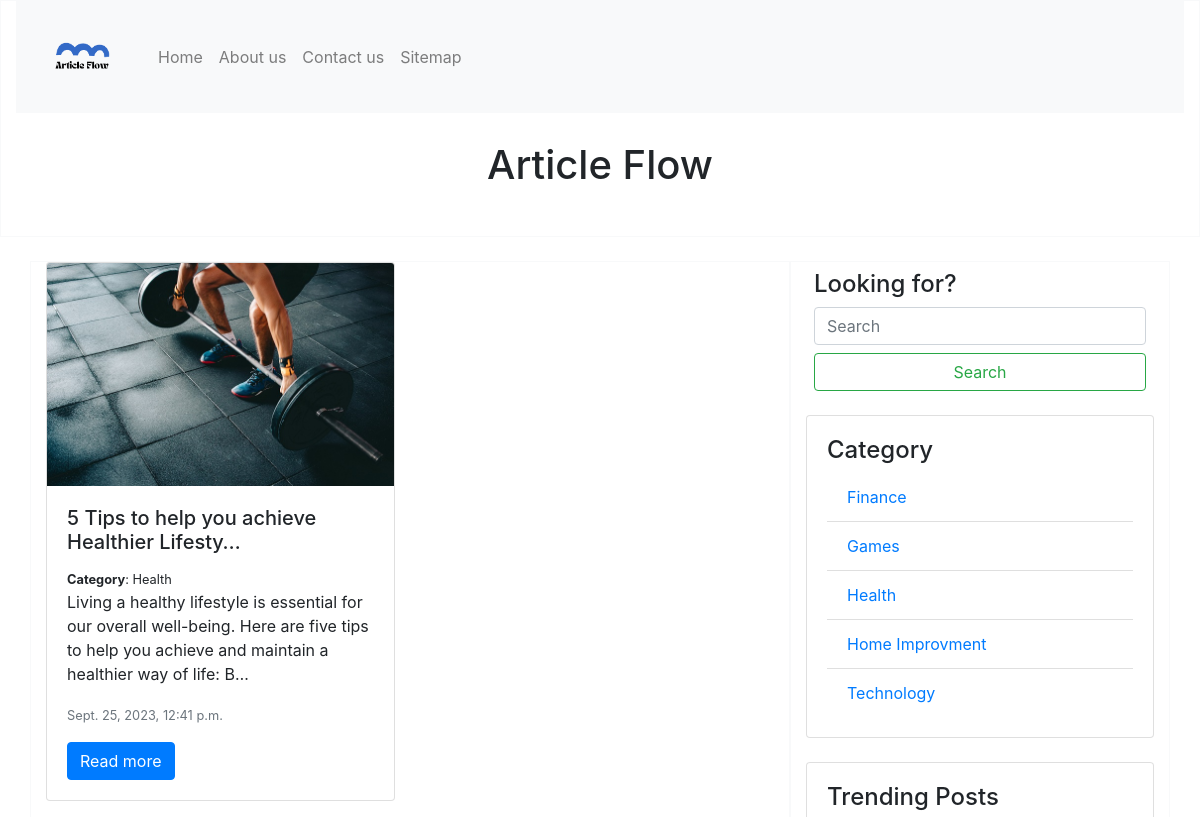
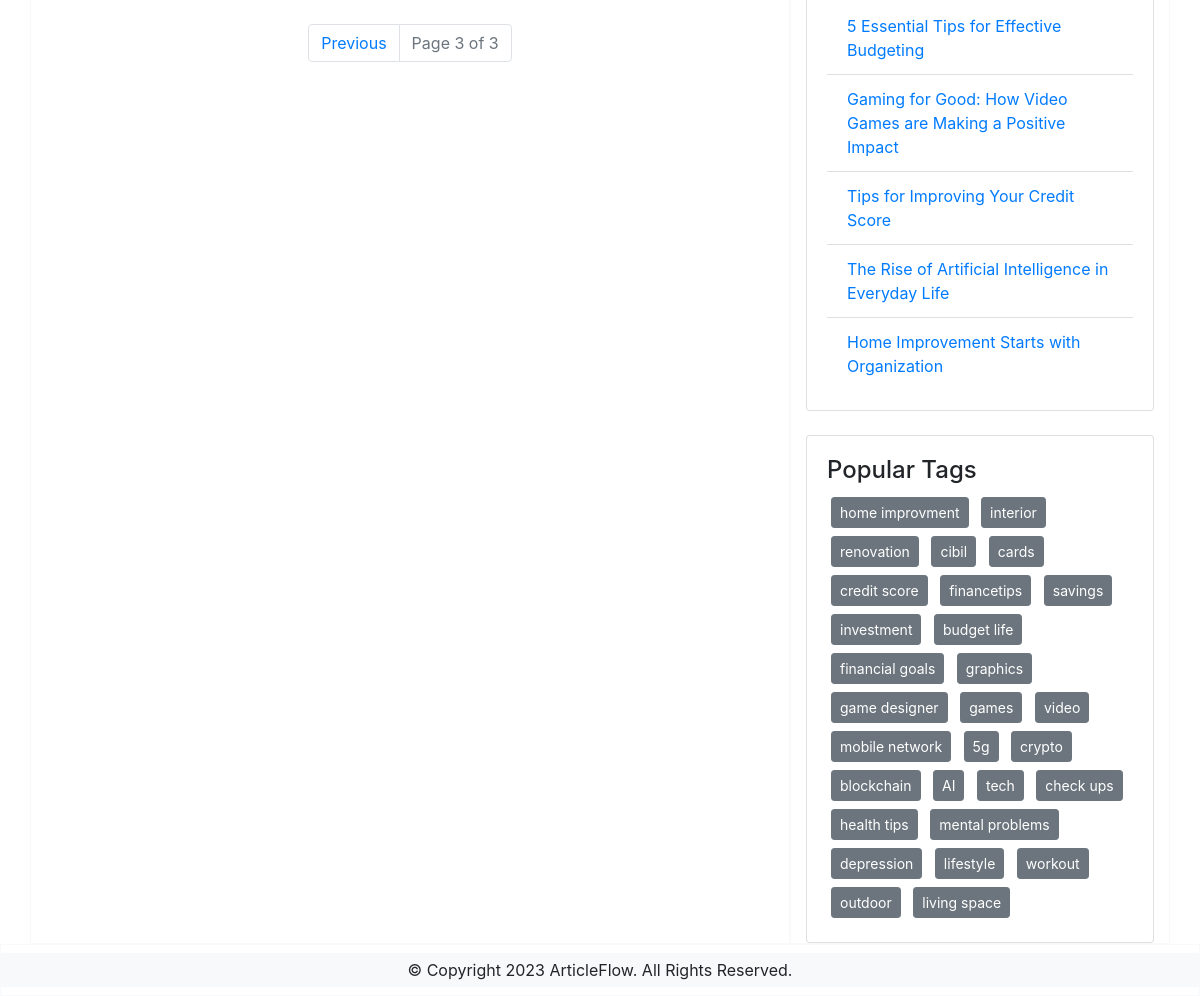
/?page=3, run on the app's committed database (2 pictures, top to bottom).
### blogapp/models.py (models this page shows, shortened)
class Post(models.Model):
    option = (
        ('draft', 'Draft'),
        ('published', 'Published'),
    )
    title = models.CharField(max_length=250)
    slug = slug = AutoSlugField(
        populate_from='title', unique=True, null=True, default=None)
    content = models.TextField()
    images = models.ImageField(upload_to='images')
    category = models.ForeignKey(Category, on_delete=models.CASCADE)
    created_at = models.DateTimeField(auto_now_add=True)
    updated_at = models.DateTimeField(auto_now=True)
    pub_status = models.CharField(
        max_length=10, choices=option, default='draft')
    author = models.ForeignKey(User, on_delete=models.PROTECT)
    tags = TaggableManager()
    class Meta:
        ordering = ['-created_at']

class Category(models.Model):
    title = models.CharField(max_length=250)
    slug = slug = AutoSlugField(
        populate_from='title', unique=True, null=True, default=None)
    def __str__(self):
        return self.title
    class Meta:
        ordering = ['title']
        verbose_name_plural = 'Categories'

### blogapp/views.py (the view)
# urls.py: path('', views.home_page, name='home'),
def home_page(request):
    all_posts = Post.objects.all()
    all_cat = Category.objects.all()
    all_tags = Tag.objects.all()
    trending_posts = Post.objects.all().order_by('?')[0:5]
    paginator = Paginator(all_posts, 6)
    page_number = request.GET.get('page')
    page_obj = paginator.get_page(page_number)
    context = {
        'all_posts': page_obj,
        'all_cats': all_cat,
        'all_tags': all_tags,
        'pagination': page_obj,
        'trending_posts': trending_posts,
    }
    return render(request, 'home.html', context)

### templates/home.html (shortened to what this page needs)
{% extends 'base.html' %}
{% block content %}
  <div class="row row-cols-2">
    {% for post in all_posts %}
      <div class="col-12 col-md-6 mb-4">
        <div class="card">
          <img class="card-img-top img-fluid" src="{{ post.images.url }}" alt="Card image cap" />
          <div class="card-body">
            <h5 class="card-title">{{ post.title|truncatechars:45 }}</h5>
            <small><b>Category</b>: {{ post.category }}</small>
            <p class="card-text">{{ post.content|truncatechars:150 }}</p>
            <p class="card-text">
              <small class="text-muted">{{ post.created_at }}</small>
            </p>
            <a href="{% url 'post_detail' post.slug %}" class="btn btn-primary">Read more</a>
          </div>
        </div>
      </div>
    {% endfor %}
  </div>
{% endblock %}
{% block pagination %}
  <nav aria-label="Page navigation example">
    <ul class="pagination justify-content-center my-3">
      {% if pagination.has_previous %}
        <li class="page-item">
          <a class="page-link" href="?page={{ pagination.previous_page_number }}">Previous</a>
        </li>
      {% endif %}
      <li class="page-item disabled">
        <a class="page-link" href="#">Page {{ pagination.number }} of {{ pagination.paginator.num_pages }}</a>
      </li>
    </ul>
  </nav>
{% endblock %}
  {% block category %}
    <div class="card mb-4">
      <div class="card-body">
        <h4>Category</h4>
        <ul class="list-group list-group-flush">
          {% for x in all_cats %}
            <li class="list-group-item">
              <a href="{% url 'category' x.slug %}">{{ x.title }}</a>
            </li>
          {% endfor %}
        </ul>
      </div>
    </div>
  {% endblock %}
  {% block sidebarposts %}
    <div class="card mb-4">
      <div class="card-body">
        <h4>Trending Posts</h4>
        <ul class="list-group list-group-flush">
          {% for x in trending_posts %}
            <li class="list-group-item">
              <a href="{% url 'post_detail' x.slug %}">{{ x.title }}</a>
            </li>
          {% endfor %}
        </ul>
      </div>
    </div>
  {% endblock %}
  {% block cloudtags %}
    <div class="card">
      <div class="card-body">
        <h4>Popular Tags</h4>
        {% for tag in all_tags %}
          <a href="{% url 'tag_posts' tag.slug %}" class="btn btn-secondary btn-sm m-1">{{ tag.name }}</a>
        {% endfor %}
      </div>
    </div>
  {% endblock %}

### static/css/style.css (style rules this page uses)
a { text-decoration: none; }

### data on the page
Post: images (picture), title "5 Tips to help you achieve Healthier Lifesty…", category "Health", content "Living a healthy lifestyle is essential for our overall well-being. Here are five tips to help you achieve and maintain a healthier way of life: B…", created_at "Sept. 25, 2023, 12:41 p.m."
Category: title "Finance"
Category: title "Games"
Category: title "Health"
Category: title "Home Improvment"
Category: title "Technology"
Post: title "5 Essential Tips for Effective Budgeting"
Post: title "Gaming for Good: How Video Games are Making a Positive Impact"
Post: title "Tips for Improving Your Credit Score"
Post: title "The Rise of Artificial Intelligence in Everyday Life"
Post: title "Home Improvement Starts with Organization"
Tag: name "home improvment"
Tag: name "interior"
Tag: name "renovation"
Tag: name "cibil"
Tag: name "cards"
Tag: name "credit score"
Tag: name "financetips"
Tag: name "savings"
Tag: name "investment"
Tag: name "budget life"
Tag: name "financial goals"
Tag: name "graphics"
Tag: name "game designer"
Tag: name "games"
Tag: name "video"
Tag: name "mobile network"
Tag: name "5g"
Tag: name "crypto"
Tag: name "blockchain"
Tag: name "AI"
Tag: name "tech"
Tag: name "check ups"
Tag: name "health tips"
Tag: name "mental problems"
Tag: name "depression"
Tag: name "lifestyle"
Tag: name "workout"
Tag: name "outdoor"
Tag: name "living space"

### other printed values
{{ pagination.number }} "3"
{{ pagination.paginator.num_pages }} "3"
